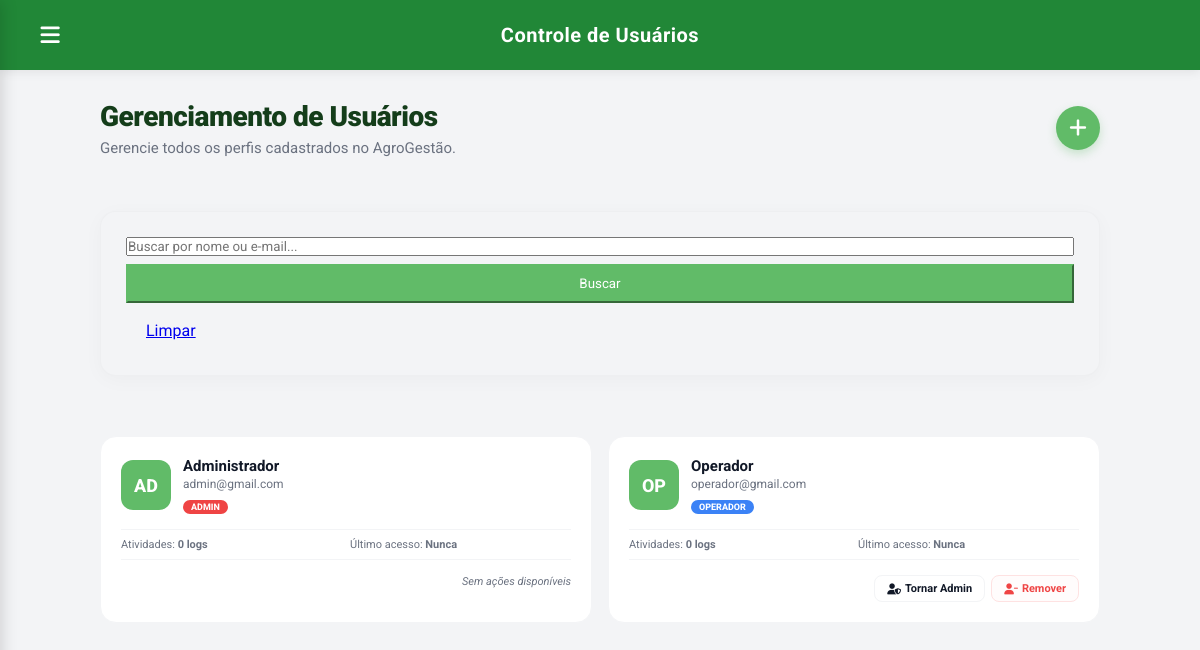
Screenshot of /ProducaoVegetal/admin_usuarios.php (signed in) with the database file from the repository.
### tables this page shows
CREATE TABLE IF NOT EXISTS `usuarios` (
  `id_usuario`  INT(11)      NOT NULL AUTO_INCREMENT,
  `nome`        VARCHAR(100) NOT NULL,
  `email`       VARCHAR(120) NOT NULL,
  `senha`       VARCHAR(255) NOT NULL,    
  `foto_perfil` VARCHAR(255)     DEFAULT NULL,
  `perfil`      VARCHAR(50)      DEFAULT 'operador',
  PRIMARY KEY (`id_usuario`),
  UNIQUE KEY `email` (`email`)
);

### ProducaoVegetal/auth.php (called while the page is built, shortened)
<?php
function obter_iniciais($nome) {
    $nomes = explode(' ', trim($nome));
    $iniciais = 'U';
    if (count($nomes) > 1) {
        $iniciais = strtoupper($nomes[0][0] . $nomes[count($nomes) - 1][0]);
    } else if (!empty($nomes[0])) {
        $iniciais = strtoupper(substr($nomes[0], 0, 2));
    }
    return $iniciais;
}
?>

### ProducaoVegetal/admin_usuarios.php (the view, shortened to what this page needs)
<?php
require_once '../Banco/conexao.php';
require_once 'auth.php';
$id_usuario_logado = $_SESSION['user_id'];
$busca = isset($_GET['busca']) ? trim($_GET['busca']) : '';
$where_sql = "1=1";
$q_users = $conn->query("
    SELECT u.id_usuario, u.nome, u.email, u.perfil, u.foto_perfil,
           (SELECT COUNT(*) FROM log l WHERE l.id_usuario = u.id_usuario) AS n_logs,
           (SELECT MAX(l.data_operacao) FROM log l WHERE l.id_usuario = u.id_usuario) AS ultima_atividade
    FROM usuarios u
    WHERE $where_sql
    ORDER BY u.perfil ASC, u.nome ASC
");
$usuarios = $q_users ? $q_users->fetch_all(MYSQLI_ASSOC) : [];
?>
<!DOCTYPE html>
<html lang="pt-BR">
<head>
    <link rel="stylesheet" href="https://cdnjs.cloudflare.com/ajax/libs/font-awesome/6.4.0/css/all.min.css">
    <link rel="stylesheet" href="style.css">
</head>
<body>
<div class="app-layout">
    <div class="main-wrapper">
        <header class="topbar">
            <div class="topbar-left">
                <button class="menu-btn" onclick="toggleMenu()"><i class="fa-solid fa-bars"></i></button>
                <div class="topbar-title">Controle de Usuários</div>
            </div>
        </header>
        <main class="main-content">
            <div class="content-wrapper">
                <div class="page-header" style="display:flex; justify-content:space-between; align-items:center;">
                    <div>
                        <h1>Gerenciamento de Usuários</h1>
                        <p>Gerencie todos os perfis cadastrados no AgroGestão.</p>
                    </div>
                    <button class="btn-novo-usuario" onclick="abrirNovoUsuario()" title="Novo Usuário"><i class="fa-solid fa-plus"></i></button>
                </div>
                <div class="report-card" style="margin-bottom: 20px;">
                    <form method="GET" action="admin_usuarios.php" style="display:flex; gap:8px;">
                        <input type="text" name="busca" class="filter-input" style="flex:1;" placeholder="Buscar por nome ou e-mail..." value="<?php echo htmlspecialchars($busca); ?>">
                        <button type="submit" class="btn-export" style="background:var(--primary-green); color:white; border-color:var(--primary-green); padding:10px 20px;">
                            Buscar
                        </button>
                        <a href="admin_usuarios.php" class="btn-export" style="padding:10px 20px; display:inline-flex; align-items:center;">
                            Limpar
                        </a>
                    </form>
                </div>
                <div class="user-grid">
                    <?php if (empty($usuarios)): ?>
                        <div class="empty-state" style="grid-column: 1 / -1;">Nenhum usuário encontrado.</div>
                    <?php else: ?>
                        <?php foreach ($usuarios as $u):
                            $iniciais = obter_iniciais($u['nome']);
                        ?>
                            <div class="user-card">
                                <div class="user-header">
                                    <div class="user-avatar">
                                        <?php if (!empty($u['foto_perfil'])): ?>
                                            <img src="<?php echo htmlspecialchars($u['foto_perfil']); ?>" alt="Foto">
                                        <?php else: ?>
                                            <?php echo htmlspecialchars($iniciais); ?>
                                        <?php endif; ?>
                                    </div>
                                    <div class="user-meta">
                                        <h4><?php echo htmlspecialchars($u['nome']); ?></h4>
                                        <p><?php echo htmlspecialchars($u['email']); ?></p>
                                        <div style="margin-top: 4px;">
                                            <span class="perfil-badge badge-<?php echo $u['perfil']; ?>"><?php echo $u['perfil'] === 'admin' ? 'Admin' : ucfirst($u['perfil']); ?></span>
                                        </div>
                                    </div>
                                </div>
                                <div class="user-stats">
                                    <div>Atividades: <strong><?php echo $u['n_logs']; ?> logs</strong></div>
                                    <div>Último acesso: <strong><?php echo $u['ultima_atividade'] ? date('d/m H:i', strtotime($u['ultima_atividade'])) : 'Nunca'; ?></strong></div>
                                </div>
                                <div class="user-actions">
                                    <?php if ($u['id_usuario'] !== $id_usuario_logado): ?>
                                        <?php if ($u['perfil'] === 'operador'): ?>
                                            <a href="admin_usuarios.php?action=tornar_admin&id=<?php echo $u['id_usuario']; ?>&busca=<?php echo urlencode($busca); ?>" class="btn-act btn-act-role">
                                                <i class="fa-solid fa-user-shield"></i> Tornar Admin
                                            </a>
                                        <?php elseif ($u['perfil'] === 'admin'): ?>
                                            <a href="admin_usuarios.php?action=tornar_operador&id=<?php echo $u['id_usuario']; ?>&busca=<?php echo urlencode($busca); ?>" class="btn-act btn-act-role">
                                                <i class="fa-solid fa-user-tie"></i> Tornar Operador
                                            </a>
                                        <?php endif; ?>
                                        <a href="admin_usuarios.php?action=delete&id=<?php echo $u['id_usuario']; ?>&busca=<?php echo urlencode($busca); ?>" class="btn-act btn-act-del" onclick="return confirm('Deseja realmente remover este usuário?')">
                                            <i class="fa-solid fa-user-minus"></i> Remover
                                        </a>
                                    <?php else: ?>
                                        <span style="font-size: 11px; color: var(--text-gray); font-style: italic;">Sem ações disponíveis</span>
                                    <?php endif; ?>
                                </div>
                            </div>
                        <?php endforeach; ?>
                    <?php endif; ?>
                </div>
            </div>
        </main>
    </div>
</div>
</body>
</html>

### ProducaoVegetal/admin_usuarios.php (style rules this page uses)
.user-grid { display: grid; grid-template-columns: repeat(auto-fit, minmax(300px, 1fr)); gap: 16px; margin-top: 16px; }
.user-card { background: var(--card-bg); border: 1px solid var(--border-color); border-radius: 16px; padding: 20px; display: flex; flex-direction: column; gap: 15px; position: relative; transition: transform .2s, box-shadow .2s; }
.user-header { display: flex; gap: 12px; align-items: center; }
.user-avatar { width: 50px; height: 50px; border-radius: 12px; overflow: hidden; background: var(--primary-green); color: white; display: flex; justify-content: center; align-items: center; font-size: 18px; font-weight: 800; }
.user-meta { flex: 1; min-width: 0; }
.user-meta h4 { font-size: 15px; color: var(--text-main); font-weight: 700; margin: 0 0 2px; }
.user-meta p { font-size: 12px; color: var(--text-gray); margin: 0; }
.perfil-badge { display: inline-block; padding: 2px 8px; border-radius: 20px; font-size: 9px; font-weight: 800; text-transform: uppercase; color: white; }
.badge-admin { background: #ef4444; }
.badge-operador { background: #3b82f6; }
.user-stats { display: grid; grid-template-columns: 1fr 1fr; gap: 8px; font-size: 11px; color: var(--text-gray); border-top: 1px solid var(--border-color); border-bottom: 1px solid var(--border-color); padding: 8px 0; }
.user-actions { display: flex; gap: 6px; justify-content: flex-end; }
.btn-act { padding: 6px 12px; border-radius: 8px; font-size: 11px; font-weight: 700; border: 1.5px solid; cursor: pointer; text-decoration: none; display: inline-flex; align-items: center; gap: 4px; transition: all .2s; }
.btn-act-role { border-color: var(--border-color); color: var(--text-main); background: transparent; }
.btn-act-del { border-color: #fee2e2; color: #ef4444; background: #fee2e220; }
.btn-novo-usuario { background-color: var(--primary-green); color: white; border: none; border-radius: 50%; width: 44px; height: 44px; font-size: 20px; cursor: pointer; display: flex; align-items: center; justify-content: center; box-shadow: 0 4px 10px rgba(97, 187, 104, 0.3); transition: all 0.2s ease; }

### rows the page displays
usuarios: nome "AD", nome "Administrador", email "admin@gmail.com", perfil "ADMIN", n_logs "0", shows "Sem ações disponíveis"
usuarios: nome "OP", nome "Operador", email "operador@gmail.com", perfil "OPERADOR", n_logs "0"
